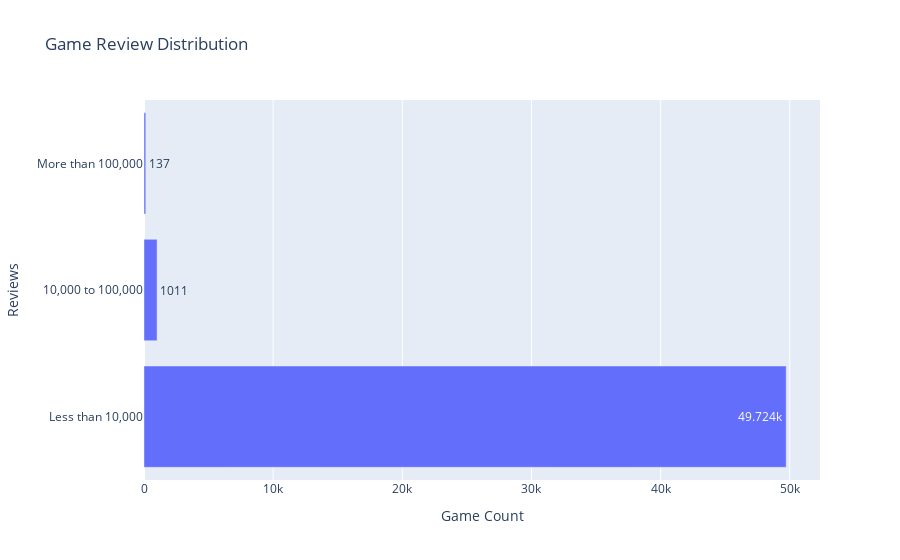

Write notebook code for a chart like this one.
### Markdown cell above
### 리뷰 개수 분포

### Code cell
def categorize_reviews(count):
    if count < 10000:
        return 'Less than 10,000'
    elif count < 100000:
        return '10,000 to 100,000'
    else:
        return 'More than 100,000'

games_df['review_category'] = games_df['user_reviews'].apply(categorize_reviews)
review_counts = games_df['review_category'].value_counts()
review_counts_df = pd.DataFrame(review_counts).reset_index()
review_counts_df.columns = ['Reviews', 'Game Count']

fig= px.bar(review_counts_df, x='Game Count', y='Reviews', text_auto= True, title= 'Game Review Distribution', orientation='h')

fig.show()

### Figure 1 — Plotly figure (JSON) as saved in the notebook; plotly's stock layout.template omitted (floating-point values rounded to 4 significant figures)
{"data": [{"alignmentgroup": "True", "hovertemplate": "Game Count=%{x}<br>Reviews=%{y}<extra></extra>", "legendgroup": "", "marker": {"color": "#636efa", "pattern": {"shape": ""}}, "name": "", "offsetgroup": "", "orientation": "h", "showlegend": false, "textposition": "auto", "texttemplate": "%{x}", "type": "bar", "x": [49724, 1011, 137], "xaxis": "x", "y": ["Less than 10,000", "10,000 to 100,000", "More than 100,000"], "yaxis": "y"}], "layout": {"barmode": "relative", "legend": {"tracegroupgap": 0}, "title": {"text": "Game Review Distribution"}, "xaxis": {"anchor": "y", "domain": [0, 1], "title": {"text": "Game Count"}}, "yaxis": {"anchor": "x", "domain": [0, 1], "title": {"text": "Reviews"}}}}
